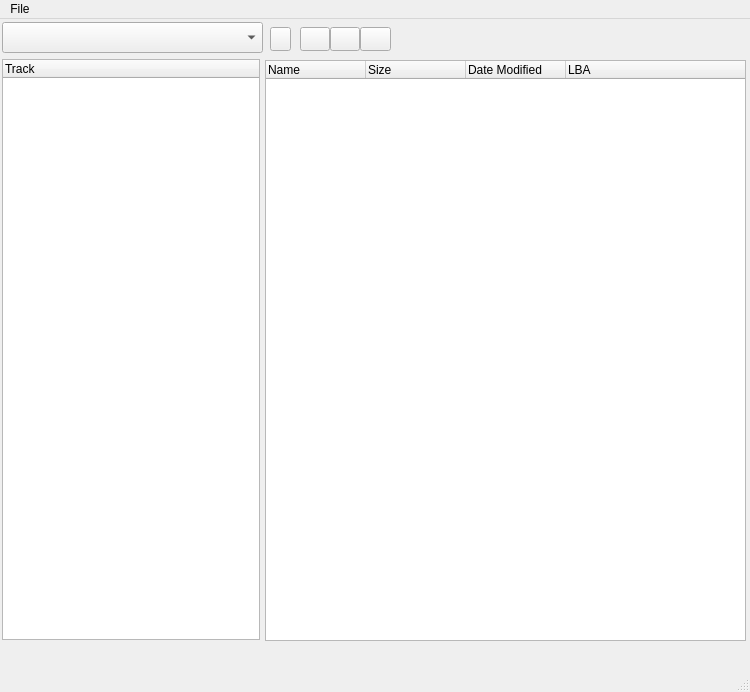
<?xml version="1.0" encoding="UTF-8"?>
<ui version="4.0">
 <class>ISOBreakerQTClass</class>
 <widget class="QMainWindow" name="ISOBreakerQTClass">
  <property name="geometry">
   <rect>
    <x>0</x>
    <y>0</y>
    <width>750</width>
    <height>692</height>
   </rect>
  </property>
  <property name="windowTitle">
   <string>ISOBreaker</string>
  </property>
  <widget class="QWidget" name="centralWidget">
   <property name="sizePolicy">
    <sizepolicy hsizetype="Preferred" vsizetype="Preferred">
     <horstretch>0</horstretch>
     <verstretch>0</verstretch>
    </sizepolicy>
   </property>
   <widget class="QTreeWidget" name="fileTree">
    <property name="geometry">
     <rect>
      <x>2</x>
      <y>40</y>
      <width>258</width>
      <height>581</height>
     </rect>
    </property>
    <property name="contextMenuPolicy">
     <enum>Qt::ContextMenuPolicy::CustomContextMenu</enum>
    </property>
    <property name="columnCount">
     <number>1</number>
    </property>
    <column>
     <property name="text">
      <string notr="true">Track</string>
     </property>
    </column>
   </widget>
   <widget class="QComboBox" name="disclist">
    <property name="geometry">
     <rect>
      <x>2</x>
      <y>3</y>
      <width>261</width>
      <height>31</height>
     </rect>
    </property>
   </widget>
   <widget class="QTreeWidget" name="files">
    <property name="geometry">
     <rect>
      <x>265</x>
      <y>41</y>
      <width>481</width>
      <height>581</height>
     </rect>
    </property>
    <property name="sizePolicy">
     <sizepolicy hsizetype="Expanding" vsizetype="Expanding">
      <horstretch>0</horstretch>
      <verstretch>0</verstretch>
     </sizepolicy>
    </property>
    <property name="contextMenuPolicy">
     <enum>Qt::ContextMenuPolicy::CustomContextMenu</enum>
    </property>
    <property name="autoFillBackground">
     <bool>false</bool>
    </property>
    <property name="editTriggers">
     <set>QAbstractItemView::EditTrigger::NoEditTriggers</set>
    </property>
    <property name="dragEnabled">
     <bool>false</bool>
    </property>
    <property name="selectionMode">
     <enum>QAbstractItemView::SelectionMode::ExtendedSelection</enum>
    </property>
    <property name="selectionBehavior">
     <enum>QAbstractItemView::SelectionBehavior::SelectRows</enum>
    </property>
    <property name="columnCount">
     <number>4</number>
    </property>
    <column>
     <property name="text">
      <string>Name</string>
     </property>
    </column>
    <column>
     <property name="text">
      <string>Size</string>
     </property>
    </column>
    <column>
     <property name="text">
      <string>Date Modified</string>
     </property>
    </column>
    <column>
     <property name="text">
      <string>LBA</string>
     </property>
    </column>
   </widget>
   <widget class="QPushButton" name="upFolder">
    <property name="geometry">
     <rect>
      <x>270</x>
      <y>8</y>
      <width>21</width>
      <height>24</height>
     </rect>
    </property>
    <property name="text">
     <string/>
    </property>
    <property name="icon">
     <iconset theme="QIcon::ThemeIcon::GoUp"/>
    </property>
   </widget>
   <widget class="QPushButton" name="back">
    <property name="geometry">
     <rect>
      <x>300</x>
      <y>8</y>
      <width>30</width>
      <height>24</height>
     </rect>
    </property>
    <property name="text">
     <string/>
    </property>
    <property name="icon">
     <iconset theme="QIcon::ThemeIcon::GoPrevious"/>
    </property>
   </widget>
   <widget class="QPushButton" name="forward">
    <property name="geometry">
     <rect>
      <x>330</x>
      <y>8</y>
      <width>30</width>
      <height>24</height>
     </rect>
    </property>
    <property name="text">
     <string/>
    </property>
    <property name="icon">
     <iconset theme="QIcon::ThemeIcon::GoNext"/>
    </property>
   </widget>
   <widget class="QPushButton" name="closeButton">
    <property name="geometry">
     <rect>
      <x>360</x>
      <y>8</y>
      <width>31</width>
      <height>24</height>
     </rect>
    </property>
    <property name="text">
     <string/>
    </property>
    <property name="icon">
     <iconset theme="QIcon::ThemeIcon::MediaEject"/>
    </property>
   </widget>
  </widget>
  <widget class="QMenuBar" name="menuBar">
   <property name="geometry">
    <rect>
     <x>0</x>
     <y>0</y>
     <width>750</width>
     <height>33</height>
    </rect>
   </property>
   <widget class="QMenu" name="menuFile">
    <property name="title">
     <string>File</string>
    </property>
    <addaction name="actionOpen"/>
    <addaction name="actionClose"/>
    <addaction name="actionExit"/>
   </widget>
   <addaction name="menuFile"/>
  </widget>
  <widget class="QStatusBar" name="statusBar"/>
  <action name="actionOpen">
   <property name="text">
    <string>Open</string>
   </property>
  </action>
  <action name="actionExit">
   <property name="text">
    <string>Exit</string>
   </property>
  </action>
  <action name="actionClose">
   <property name="text">
    <string>Close All</string>
   </property>
  </action>
 </widget>
 <layoutdefault spacing="6" margin="11"/>
 <resources>
  <include location="ISOBreakerQT.qrc"/>
 </resources>
 <connections/>
</ui>
